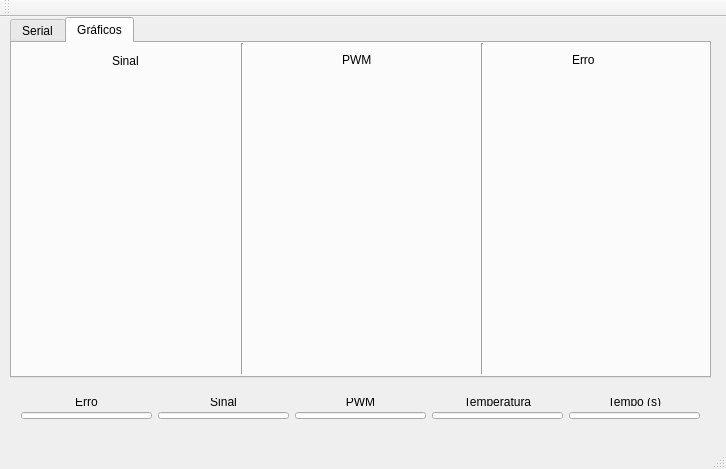
<?xml version="1.0" encoding="UTF-8"?>
<ui version="4.0">
 <class>MainWindow</class>
 <widget class="QMainWindow" name="MainWindow">
  <property name="geometry">
   <rect>
    <x>0</x>
    <y>0</y>
    <width>726</width>
    <height>469</height>
   </rect>
  </property>
  <property name="windowTitle">
   <string>Serial Controller</string>
  </property>
  <widget class="QWidget" name="centralWidget">
   <widget class="QTabWidget" name="tabWidget">
    <property name="geometry">
     <rect>
      <x>10</x>
      <y>0</y>
      <width>701</width>
      <height>361</height>
     </rect>
    </property>
    <property name="currentIndex">
     <number>1</number>
    </property>
    <widget class="QWidget" name="tab">
     <attribute name="title">
      <string>Serial</string>
     </attribute>
     <widget class="QWidget" name="layoutWidget">
      <property name="geometry">
       <rect>
        <x>10</x>
        <y>10</y>
        <width>671</width>
        <height>311</height>
       </rect>
      </property>
      <layout class="QVBoxLayout" name="verticalLayout">
       <item>
        <layout class="QHBoxLayout" name="horizontalLayout">
         <item>
          <widget class="QLabel" name="label">
           <property name="text">
            <string>Porta</string>
           </property>
          </widget>
         </item>
         <item>
          <widget class="QLineEdit" name="PortLineEdit">
           <property name="text">
            <string>COM4</string>
           </property>
          </widget>
         </item>
         <item>
          <widget class="QPushButton" name="ConnectPushButton">
           <property name="text">
            <string>Connect</string>
           </property>
          </widget>
         </item>
         <item>
          <widget class="QPushButton" name="DisconnectPushButton">
           <property name="text">
            <string>Disconnect</string>
           </property>
          </widget>
         </item>
         <item>
          <widget class="QPushButton" name="ClearPushButton">
           <property name="text">
            <string>Clear</string>
           </property>
          </widget>
         </item>
        </layout>
       </item>
       <item>
        <widget class="QTextEdit" name="textEdit"/>
       </item>
       <item>
        <layout class="QHBoxLayout" name="horizontalLayout_2">
         <item>
          <widget class="QLineEdit" name="SendLineEdit"/>
         </item>
         <item>
          <widget class="QPushButton" name="SendPushButton">
           <property name="text">
            <string>Send</string>
           </property>
          </widget>
         </item>
        </layout>
       </item>
      </layout>
     </widget>
    </widget>
    <widget class="QWidget" name="tab_2">
     <attribute name="title">
      <string>Gráficos</string>
     </attribute>
     <widget class="QWidget" name="widSINAL" native="true">
      <property name="geometry">
       <rect>
        <x>10</x>
        <y>40</y>
        <width>201</width>
        <height>291</height>
       </rect>
      </property>
     </widget>
     <widget class="Line" name="line">
      <property name="geometry">
       <rect>
        <x>220</x>
        <y>0</y>
        <width>20</width>
        <height>331</height>
       </rect>
      </property>
      <property name="orientation">
       <enum>Qt::Vertical</enum>
      </property>
     </widget>
     <widget class="QWidget" name="widPWM" native="true">
      <property name="geometry">
       <rect>
        <x>250</x>
        <y>40</y>
        <width>201</width>
        <height>291</height>
       </rect>
      </property>
     </widget>
     <widget class="Line" name="line_2">
      <property name="geometry">
       <rect>
        <x>460</x>
        <y>0</y>
        <width>20</width>
        <height>331</height>
       </rect>
      </property>
      <property name="orientation">
       <enum>Qt::Vertical</enum>
      </property>
     </widget>
     <widget class="QWidget" name="widERRO" native="true">
      <property name="geometry">
       <rect>
        <x>490</x>
        <y>40</y>
        <width>201</width>
        <height>291</height>
       </rect>
      </property>
     </widget>
     <widget class="QLabel" name="label_3">
      <property name="geometry">
       <rect>
        <x>330</x>
        <y>10</y>
        <width>47</width>
        <height>13</height>
       </rect>
      </property>
      <property name="text">
       <string>PWM</string>
      </property>
     </widget>
     <widget class="QLabel" name="label_4">
      <property name="geometry">
       <rect>
        <x>560</x>
        <y>10</y>
        <width>47</width>
        <height>13</height>
       </rect>
      </property>
      <property name="text">
       <string>Erro</string>
      </property>
     </widget>
     <widget class="QLabel" name="label_2">
      <property name="geometry">
       <rect>
        <x>100</x>
        <y>10</y>
        <width>31</width>
        <height>16</height>
       </rect>
      </property>
      <property name="text">
       <string>Sinal</string>
      </property>
     </widget>
    </widget>
   </widget>
   <widget class="QWidget" name="">
    <property name="geometry">
     <rect>
      <x>10</x>
      <y>370</y>
      <width>701</width>
      <height>43</height>
     </rect>
    </property>
    <layout class="QHBoxLayout" name="horizontalLayout_4">
     <item>
      <layout class="QVBoxLayout" name="verticalLayout_6">
       <item>
        <widget class="QLabel" name="label_5">
         <property name="text">
          <string>Erro</string>
         </property>
         <property name="alignment">
          <set>Qt::AlignCenter</set>
         </property>
        </widget>
       </item>
       <item>
        <widget class="QLineEdit" name="ErroLineEdit"/>
       </item>
      </layout>
     </item>
     <item>
      <layout class="QVBoxLayout" name="verticalLayout_5">
       <item>
        <widget class="QLabel" name="label_6">
         <property name="text">
          <string>Sinal</string>
         </property>
         <property name="alignment">
          <set>Qt::AlignCenter</set>
         </property>
        </widget>
       </item>
       <item>
        <widget class="QLineEdit" name="SinalLineEdit"/>
       </item>
      </layout>
     </item>
     <item>
      <layout class="QVBoxLayout" name="verticalLayout_4">
       <item>
        <widget class="QLabel" name="label_7">
         <property name="text">
          <string>PWM</string>
         </property>
         <property name="alignment">
          <set>Qt::AlignCenter</set>
         </property>
        </widget>
       </item>
       <item>
        <widget class="QLineEdit" name="PWMLineEdit"/>
       </item>
      </layout>
     </item>
     <item>
      <layout class="QVBoxLayout" name="verticalLayout_3">
       <item>
        <widget class="QLabel" name="label_8">
         <property name="text">
          <string>Temperatura</string>
         </property>
         <property name="alignment">
          <set>Qt::AlignCenter</set>
         </property>
        </widget>
       </item>
       <item>
        <widget class="QLineEdit" name="TempLineEdit"/>
       </item>
      </layout>
     </item>
     <item>
      <layout class="QVBoxLayout" name="verticalLayout_2">
       <item>
        <widget class="QLabel" name="label_9">
         <property name="text">
          <string>Tempo (s)</string>
         </property>
         <property name="alignment">
          <set>Qt::AlignCenter</set>
         </property>
        </widget>
       </item>
       <item>
        <widget class="QLineEdit" name="TempoLineEdit"/>
       </item>
      </layout>
     </item>
    </layout>
   </widget>
  </widget>
  <widget class="QMenuBar" name="menuBar">
   <property name="geometry">
    <rect>
     <x>0</x>
     <y>0</y>
     <width>726</width>
     <height>21</height>
    </rect>
   </property>
  </widget>
  <widget class="QToolBar" name="mainToolBar">
   <attribute name="toolBarArea">
    <enum>TopToolBarArea</enum>
   </attribute>
   <attribute name="toolBarBreak">
    <bool>false</bool>
   </attribute>
  </widget>
  <widget class="QStatusBar" name="statusBar"/>
 </widget>
 <layoutdefault spacing="6" margin="11"/>
 <resources/>
 <connections/>
</ui>
